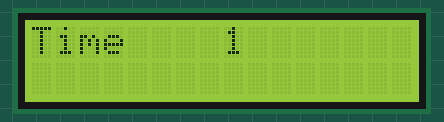
A sketch run on a simulated Arduino Uno, built with avr-gcc and run on an emulated ATmega328P. Shown: 16×2 character LCD.

Above: at 0.21 s.
At 4.6 s:
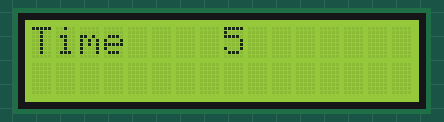
At 9.66 s:
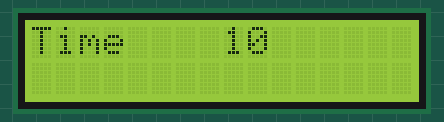
At 19.58 s:
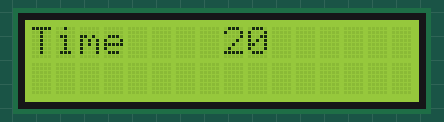
At 29.61 s:
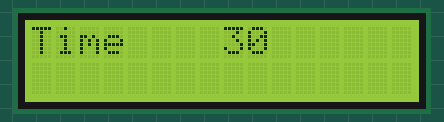
At 39.63 s:
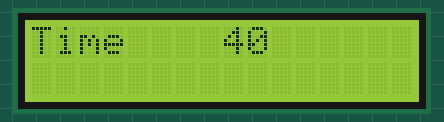

Measured:
- what the display in image 1 shows lasts 0.4 s, from 4.4 s to 4.8 s

The sketch:

secadordecafe.ino
```cpp
#include <LiquidCrystal.h>


LiquidCrystal lcd(13,12,11,10,9,8); // LiquidCrystal lcd(RS, E, D4, D5, D6, D7);


#define up 5 // pin 5 tactil bottom 'up'
#define down 4 // pin 4 tactil bottom 'down'
#define left 3 // pin 3 tactil bottom 'left'
#define right 2 // pin 2 tactil bottom 'right'

int sec = 0; // variable used to count seconds

void setup() {
  lcd.begin(16,2); // initialize lcd


  /***************************************/
  /* All bottons are pull-up pre defined */
  /*Define all tactil bottons as inputs */
  pinMode(up,INPUT);
  pinMode(down,INPUT);
  pinMode(left,INPUT);
  pinMode(right,INPUT);
 /****************************************/


/*********************************************
**********************************************
*****************TIMER 1 SETUP****************
**********************************************
**Timer is used to set clock for the engine***
********************************************/

// Configuração do timer1
  TCCR1A = 0;                        //confira timer para operação normal pinos OC1A e OC1B desconectados
  TCCR1B = 0;                        //limpa registrador
  TCCR1B |= (1<<CS10)|(1 << CS12);   // configura prescaler para 1024: CS12 = 1 e CS10 = 1

  TCNT1 = 0xC2F7;                    // incia timer com valor para que estouro ocorra em 1 segundo
                                     // 65536-(16MHz/1024/1Hz) = 49911 = 0xC2F7

  TIMSK1 |= (1 << TOIE1);           // habilita a interrupção do TIMER1

/***********************************************
 ***********************************************
 **********************************************/

}

void loop() {
  lcd.setCursor(0,0); // colum and line
  lcd.print("Time");
  lcd.setCursor(8,0); // colum and line
  lcd.print(sec);
  delay(100);
  lcd.clear();
/*
  if(digitalRead(up) == HIGH)
  {
    lcd.clear();
    lcd.setCursor(0,1);
    lcd.print("CIMA");
    delay(1000);

  }

  else if(digitalRead(down) == HIGH)
  {
    lcd.clear();
    lcd.setCursor(0,1);
    lcd.print("BAIXO");
    delay(1000);

  }

  else if(digitalRead(left) == HIGH)
  {
    lcd.clear();
    lcd.setCursor(0,1);
    lcd.print("ESQUERDA");
    delay(1000);

  }

  else if(digitalRead(right) == HIGH)
  {
    lcd.clear();
    lcd.setCursor(0,1);
    lcd.print("DIREITA");
    delay(1000);

  }


  delay(100); // delay used in ms
  lcd.clear(); // clear lcd so the text can be the current one

*/
}


ISR(TIMER1_OVF_vect)                              //interrupção do TIMER1
{
  TCNT1 = 0xC2F7;                                 // Renicia TIMER
  sec ++ ;
  if(sec == 60)
  {
    sec = 0 ; // reinitialize sec
  }
}
```
